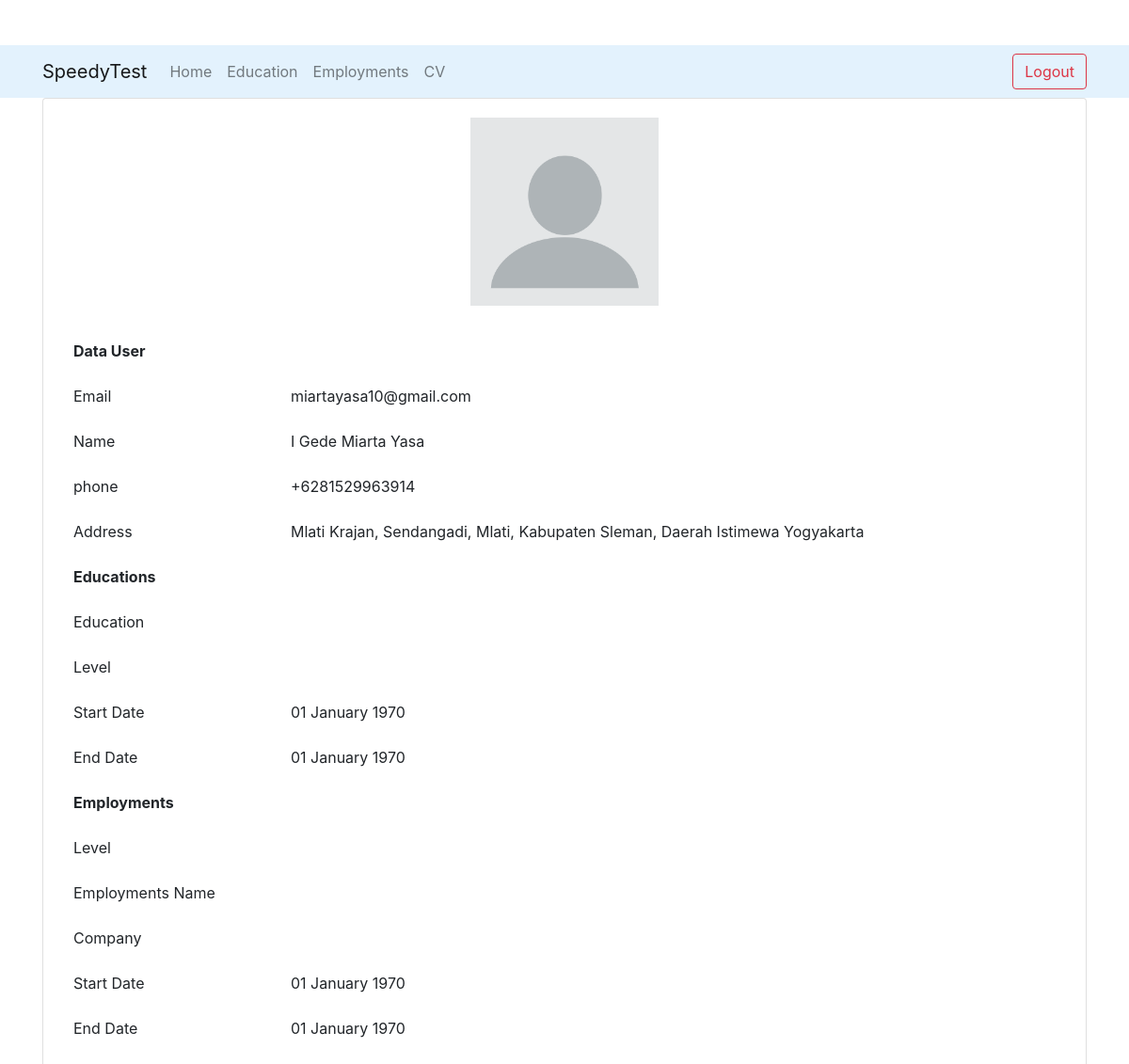
The app's page /public/home/cv (signed in) with its own data.
### tables this page shows
CREATE TABLE `users` (
  `id` int(11) NOT NULL,
  `email` varchar(255) NOT NULL,
  `password` varchar(225) NOT NULL,
  `name` varchar(255) NOT NULL,
  `address` varchar(255) NOT NULL,
  `phone` varchar(15) NOT NULL
);

### app/core/Controller.php (called while the page is built, shortened)
<?php
class Controller
{
    public function view($view, $data = [])
    {
        require_once '../app/views/' . $view . '.php';
    }
    public function model($model)
    {
        return new $model;
    }
}

### app/controllers/Home.php (called while the page is built, shortened)
<?php
class Home extends Controller
{
    public function cv()
    {
        $data['judul'] = 'CV';
        $data['user'] = $this->model('User_model')->getUser();
        $data['edu'] = $this->model('User_model')->education();
        $data['empl'] = $this->model('User_model')->empl();
        $this->view('user/cv', $data);
    }
}

### app/core/App.php (called while the page is built, shortened)
<?php
class App
{
    protected $method = 'index';
    protected $params = [];
    public function __construct()
    {
        $url = $this->parseURL();
        if (file_exists('../app/controllers/' . $url[0] . '.php')) {
            unset($url[0]);
        }
        $this->controller = new $this->controller;
        if (isset($url[1])) {
            if (method_exists($this->controller, $url[1])) {
                $this->method = $url[1];
            }
        }
        call_user_func_array([$this->controller, $this->method], $this->params);
    }
    public function parseURL()
    {
        if (isset($_GET['url'])) {
            $url = rtrim($_GET['url'], '/');
            $url = filter_var($url, FILTER_SANITIZE_URL);
            $url = explode('/', $url);
            return $url;
        }
    }
}

### public/index.php (called while the page is built, shortened)
<?php
$app = new App;

### app/core/Database.php (called while the page is built, shortened)
<?php
class Database
{
    private $host = DB_HOST;
    private $user = DB_USER;
    private $pass = DB_PASS;
    private $db_name = DB_NAME;
    private $dbh;
    private $stmt;
    public function __construct()
    {
        $dsn = 'mysql:host=' . $this->host . ';dbname=' . $this->db_name;
        $option = [
            PDO::ATTR_PERSISTENT => true,
            PDO::ATTR_ERRMODE => PDO::ERRMODE_EXCEPTION
        ];
        try {
            $this->dbh = new PDO($dsn, $this->user, $this->pass, $option);
        } catch (PDOException $e) {
            die($e->getMessage());
        }
    }
    public function query($query)
    {
        $this->stmt = $this->dbh->prepare($query);
    }
    public function execute()
    {
        $this->stmt->execute();
    }
    public function result()
    {
        $this->execute();
        return $this->stmt->fetch(PDO::FETCH_ASSOC);
    }
}

### app/models/User_model.php (called while the page is built, shortened)
<?php
class User_model
{
    private $db;
    public function __construct()
    {
        $this->db = new Database;
    }
    public function getUser()
    {
        $id = $_SESSION['userdata']['id'];
        $this->db->query("SELECT * FROM users WHERE id = $id");
        return $this->db->result();
    }
    public function education()
    {
        $id = $_SESSION['userdata']['id'];
        $this->db->query("SELECT * FROM educations WHERE id_user = $id");
        return $this->db->result();
    }
    public function empl()
    {
        $id = $_SESSION['userdata']['id'];
        $this->db->query("SELECT * FROM employments WHERE id_user = $id");
        return $this->db->result();
    }
}

### app/views/user/cv.php (the view)
<div class="container">
    <div class="card">
        <div class="card-body">
            <img src="<?= base_url . '/img/profile.png' ?>" width=200 alt="" class="mx-auto d-block">
            <table class="table table-borderless mt-4">
                <tbody>
                    <tr>
                        <th>Data User</th>
                    </tr>
                    <tr>
                        <td scope="row">Email</td>
                        <td><?= $data['user']['email'] ?></td>
                    </tr>
                    <tr>
                        <td scope="row">Name</td>
                        <td><?= $data['user']['name'] ?></td>
                    </tr>
                    <tr>
                        <td scope="row">phone</td>
                        <td><?= $data['user']['phone'] ?></td>
                    </tr>
                    <tr>
                        <td scope="row">Address</td>
                        <td><?= $data['user']['address'] ?></td>
                    <tr>
                        <th>Educations</th>
                    </tr>
                    <tr>
                        <td scope="row">Education</td>
                        <td><?= $data['edu']['name'] ?></td>
                    </tr>
                    <tr>
                        <td scope="row">Level</td>
                        <td><?= $data['edu']['level'] ?></td>
                    </tr>
                    <tr>
                        <td scope="row">Start Date</td>
                        <td><?= date('d F Y', strtotime($data['edu']['start_date'])) ?></td>
                    </tr>
                    <tr>
                        <td scope="row">End Date</td>
                        <td><?= date('d F Y', strtotime($data['edu']['end_date'])) ?></td>
                    </tr>
                    <tr>
                        <th>Employments</th>
                    </tr>
                    <tr>
                        <td scope="row">Level</td>
                        <td><?= $data['empl']['level'] ?></td>
                    </tr>
                    <tr>
                        <td scope="row">Employments Name</td>
                        <td><?= $data['empl']['employment_name'] ?></td>
                    </tr>
                    <tr>
                        <td scope="row">Company</td>
                        <td><?= $data['empl']['company'] ?></td>
                    </tr>
                    <tr>
                        <td scope="row">Start Date</td>
                        <td><?= date('d F Y', strtotime($data['empl']['start_date'])) ?></td>
                    </tr>
                    <tr>
                        <td scope="row">End Date</td>
                        <td><?= date('d F Y', strtotime($data['empl']['end_date'])) ?></td>
                    </tr>
                </tbody>
            </table>
        </div>
    </div>
</div>

### records on screen
users: email "miartayasa10@gmail.com", name "I Gede Miarta Yasa", phone "+6281529963914", address "Mlati Krajan, Sendangadi, Mlati, Kabupaten Sleman, Daerah Istimewa Yogyakarta"

### other values on screen
date('d F Y', strtotime($data['edu']['start_date'])) "01 January 1970"
date('d F Y', strtotime($data['edu']['end_date'])) "01 January 1970"
date('d F Y', strtotime($data['empl']['start_date'])) "01 January 1970"
date('d F Y', strtotime($data['empl']['end_date'])) "01 January 1970"
